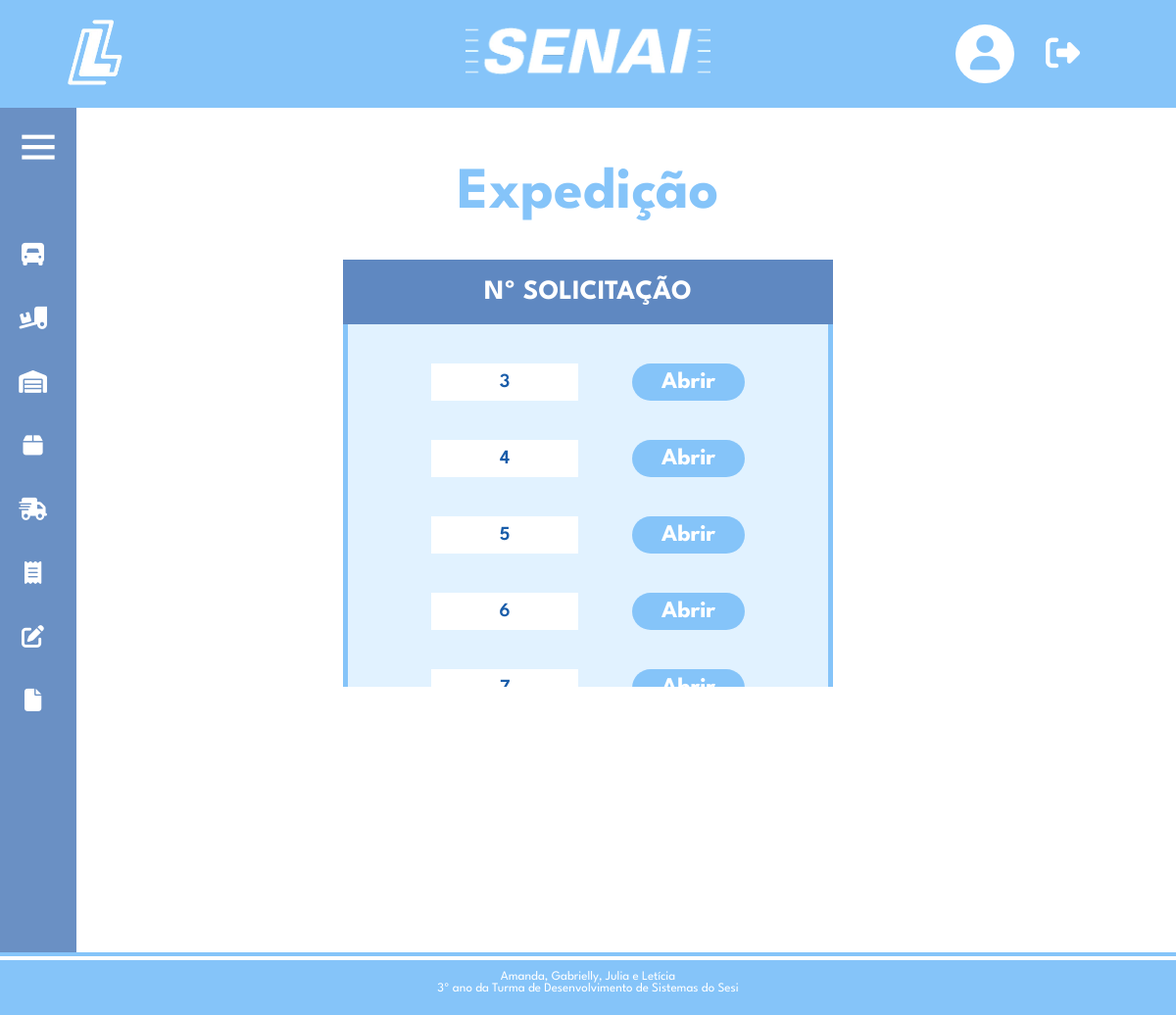
/expedicao.php (signed in), run on an earlier commit of the app's database.
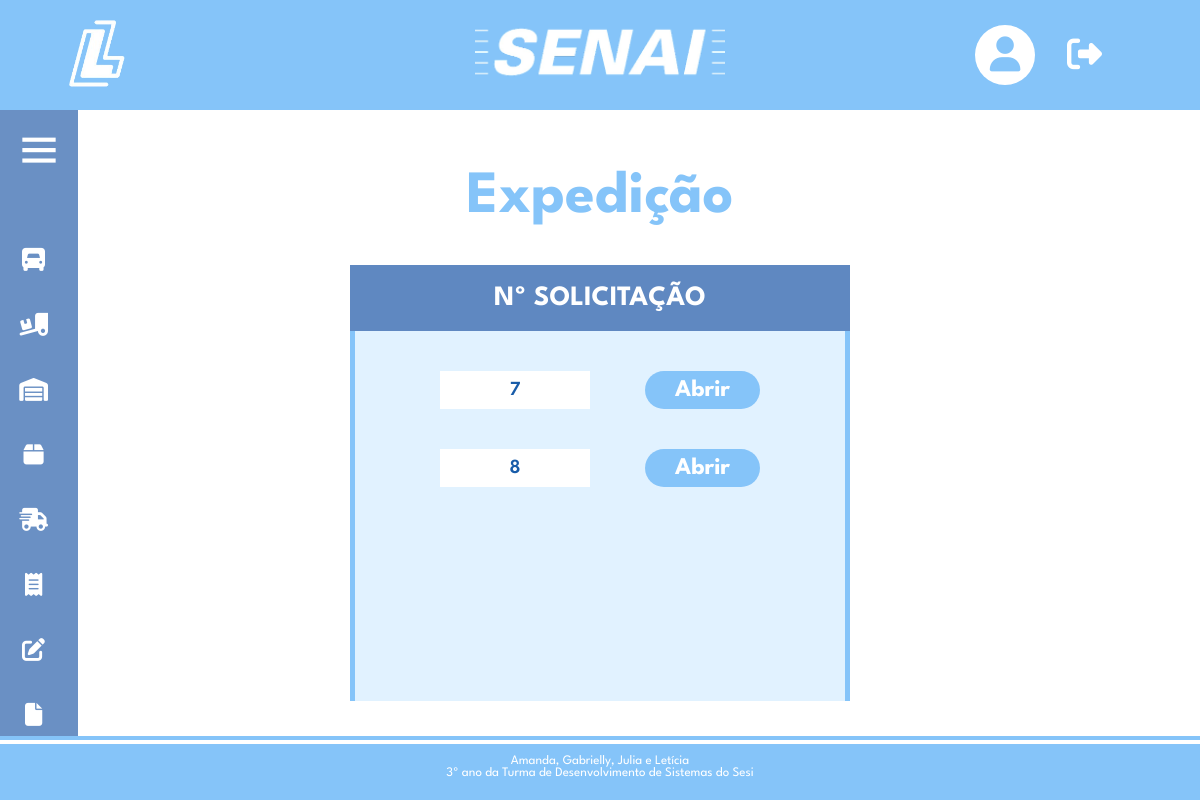
And on a later commit of the database.
### tables this page shows
CREATE TABLE `solicitacoes` (
  `id` int(11) NOT NULL,
  `solicitacao` int(11) NOT NULL,
  `produto` varchar(255) NOT NULL,
  `unidades` varchar(255) NOT NULL,
  `quantidades` int(11) NOT NULL,
  `valor` float NOT NULL,
  `totalcompra` float NOT NULL,
  `observacoes` varchar(255) NOT NULL,
  `posicao` varchar(2) NOT NULL,
  `doca` varchar(10) NOT NULL,
  `data` date DEFAULT NULL,
  `vistoria` varchar(255) NOT NULL,
  `carregado` tinyint(4) NOT NULL,
  `id_danfe` int(11) NOT NULL,
  `id_turma` int(11) NOT NULL
);

### expedicao.php (the view, shortened to what this page needs)
<!DOCTYPE html>
<html lang="en">
<?php
include_once('config.php');
?>
<head>
    <link rel="stylesheet" type="text/css" href="estiloHome.css" media="screen"/>
    <link rel="stylesheet" type="text/css" href="estiloExpedicao.css" media="screen"/>
    <link href='https://unpkg.com/boxicons@2.0.7/css/boxicons.min.css' rel='stylesheet'>
</head>
<body>
<header class="header-topo">
        <div class="logSenai">
      <a href="home.php"><img src="imagens/logo-logsenai.png" alt="Minha Figura" width="75" height="auto"></a>
    </div>
    <div class="logo">
      <a href="home.php"><img src="imagens/senai-branco.png" alt="Minha Figura" width="250" height="auto"></a>
    </div>
        <div class="menu-header">
          <div class="dropdown-perfil">
            <a href="#" >
                <div class="circulo">
                        <i class="fa-solid fa-user"></i>
                </div>
            </a>
          </div>
          <a href="sair.php"><i class="fa-solid fa-right-from-bracket"></i></a>
        </div>
    </header>
    <div class="sidebar close">
      <div class="logo-details">
        <i class="bx bx-menu"></i>
      </div>
      <ul class="nav-links">
        <li>
          <div class="iocn-link">
            <a href="#">
                <i class="fa-solid  fa-truck-front"></i>
            </a>
          </div>
        </li>
        <li>
          <div class="iocn-link">
            <a href="movimentacao.php">
            <i class="fa-solid fa-truck-ramp-box"></i>
            </a>
          </div>
        </li>
        <li>
          <a href="estoque.php">
            <i class="fa-solid fa-warehouse"></i>
          </a>
        </li>
        <li>
          <a href="picking.php">
          <i class="fa-solid fa-box"></i>
          </a>
        </li>
         <li>
        <div class="iocn-link">
          <a href="#">
          <i class="fa-solid fa-truck-fast"></i>
          </a>
        </div>
      </li>
      <li>
          <div class="iocn-link">
            <a href="#">
            <i class="fa-solid fa-receipt"></i>
            </a>
          </div>
        </li>
        <li>
        <div class="iocn-link">
          <a href="controleSolicitacoes.php">
            <i class="fa-solid fa-pen-to-square"></i>
          </a>
        </div>
      </li>
        <li>
          <a href="relatorios.php">
          <i class="fa-solid fa-file"></i>
          </a>
        </li>
      </ul>
    </div>
    <div class="conteudo">
        <div class="titulo-conteudo">
         <h1>Expedição</h1>
        </div>
        <div class="linha">
          <div class="quadro-expedicao">
            <div class="titulo-quadro">
              <p>Nº SOLICITAÇÃO</p>
            </div>
            <div class="expedicao">
            <?php
                    $sql = "SELECT p.id, p.solicitacao, MAX(p.observacoes) AS observacoes
                    FROM solicitacoes p
                    GROUP BY p.solicitacao";
                    $resultado = $conexao->query($sql);
                    if ($resultado->num_rows > 0) {
                        while ($row = $resultado->fetch_assoc()) {
                            echo '<div class="linhaExpedicao">';
                            echo '<input type="text" value="' . $row['solicitacao'] . '" readonly>';
                            echo '<a href="expedicao2.php?id=' . $row['solicitacao'] . '"><button>Abrir</button></a>';
                            echo '</div>';
                        }
                    } else {
                        echo '<div class="nenhumaExpedicao">';
                        echo '<p>Nenhuma solicitação encontrada.</p>';
                        echo '</div>';
                    }
                    ?>
            </div>
          </div>
        </div>
    </div>
<?php
include_once('footer.php');
?>
</body>
</html>

What changed in the data, as far as the page shows it:
removed solicitacoes: solicitacao "3"
removed solicitacoes: solicitacao "4"
removed solicitacoes: solicitacao "5"
removed solicitacoes: solicitacao "6"
added solicitacoes: solicitacao "8"
